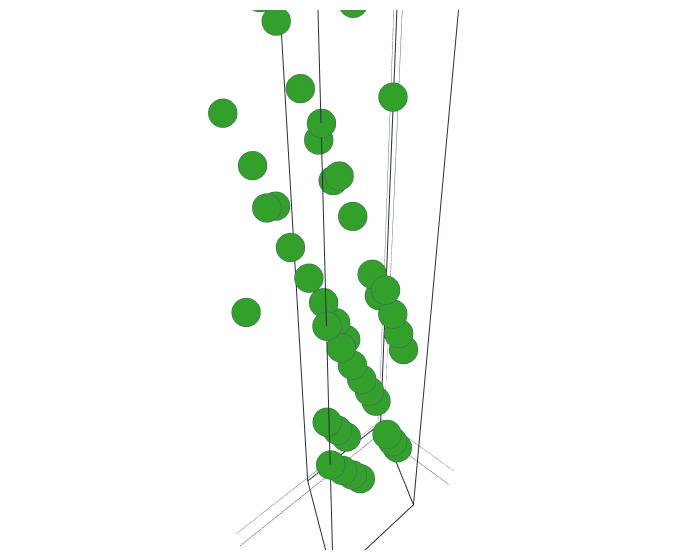

The notebook cell saved with this chart:
### Code cell
sf.show.all()

### Figure 1 — Plotly figure (JSON) as saved in the notebook; plotly's stock layout.template omitted (floating-point values rounded to 4 significant figures)
{"data": [{"line": {"color": "#263238", "width": 2}, "mode": "lines", "name": "lines", "showlegend": false, "type": "scatter3d", "x": [0.0, 5.105, 7.658, 2.553, 0.0], "y": [0.0, 0.0, 4.421, 4.421, 0.0], "z": [0.0, 0.0, 0.0, 0.0, 0.0]}, {"line": {"color": "#263238", "width": 2}, "mode": "lines", "name": "lines", "showlegend": false, "type": "scatter3d", "x": [0.0, 5.105, 7.658, 2.553, 0.0], "y": [0.0, 0.0, 4.421, 4.421, 0.0], "z": [25.01, 25.01, 25.01, 25.01, 25.01]}, {"line": {"color": "#263238", "width": 2}, "mode": "lines", "name": "lines", "showlegend": false, "type": "scatter3d", "x": [0.0, 5.105, 5.105, 0.0, 0.0], "y": [0.0, 0.0, 0.0, 0.0, 0.0], "z": [0.0, 0.0, 25.01, 25.01, 0.0]}, {"line": {"color": "#263238", "width": 2}, "mode": "lines", "name": "lines", "showlegend": false, "type": "scatter3d", "x": [2.553, 7.658, 7.658, 2.553, 2.553], "y": [4.421, 4.421, 4.421, 4.421, 4.421], "z": [0.0, 0.0, 25.01, 25.01, 0.0]}, {"line": {"color": "#263238", "width": 2}, "mode": "lines", "name": "lines", "showlegend": false, "type": "scatter3d", "x": [0.0, 2.553, 2.553, 0.0, 0.0], "y": [0.0, 4.421, 4.421, 0.0, 0.0], "z": [0.0, 0.0, 25.01, 25.01, 0.0]}, {"line": {"color": "#263238", "width": 2}, "mode": "lines", "name": "lines", "showlegend": false, "type": "scatter3d", "x": [5.105, 7.658, 7.658, 5.105, 5.105], "y": [0.0, 4.421, 4.421, 0.0, 0.0], "z": [0.0, 0.0, 25.01, 25.01, 0.0]}, {"marker": {"color": "#33a02c", "line": {"color": "#455A64", "width": 0.5}, "opacity": 1, "size": 10, "sizemode": "diameter", "sizeref": 750}, "mode": "markers", "opacity": 1, "type": "scatter3d", "x": [1.276, 3.829, 2.553, 7.658, 1.276, 3.829, 2.553, 5.105, 3.829, 6.382, 5.105, 2.553, 6.382, 3.829, 2.553, 7.658, 1.276, 3.829, 2.553, 5.105, 3.829, 6.382, 5.105, 2.553, 6.382, 8.934, 5.105, 7.658, 6.382, 3.829, 7.658, 5.105, 8.934, 6.382, 5.105, 7.658, 1.276, 8.934, 5.105, 7.658, 6.382, 3.829, 7.658, 5.105, 8.934, 6.382, 5.105, 7.658], "y": [2.211, 2.211, 0.0, 4.421, 0.7369, 0.7369, 2.948, 2.948, 3.684, 3.684, 1.474, 1.474, 2.211, 2.211, 0.0, 4.421, 0.7369, 0.7369, 2.948, 2.948, 3.684, 3.684, 1.474, 1.474, 2.211, 2.211, 4.421, 4.421, 0.7369, 0.7369, 2.948, 2.948, 3.684, 3.684, 1.474, 1.474, 2.211, 2.211, 4.421, 4.421, 0.7369, 0.7369, 2.948, 2.948, 3.684, 3.684, 1.474, 1.474], "z": [7.295, 1.042, 1.042, 1.042, 3.126, 3.126, 3.126, 3.126, 5.211, 5.211, 5.211, 5.211, 13.55, 7.295, 7.295, 7.295, 9.379, 9.379, 9.379, 9.379, 11.46, 11.46, 11.46, 11.46, 19.8, 13.55, 13.55, 13.55, 15.63, 15.63, 15.63, 15.63, 17.72, 17.72, 17.72, 17.72, 1.042, 19.8, 19.8, 19.8, 21.88, 21.88, 21.88, 21.88, 23.97, 23.97, 23.97, 23.97]}], "layout": {"margin": {"b": 10, "l": 10, "r": 10, "t": 10}, "scene": {"aspectmode": "data", "xaxis": {"showbackground": false, "showticklabels": false, "title": {"text": ""}, "zerolinecolor": "#455A64"}, "yaxis": {"showbackground": false, "showticklabels": false, "title": {"text": ""}, "zerolinecolor": "#455A64"}, "zaxis": {"showbackground": false, "showticklabels": false, "title": {"text": ""}, "zerolinecolor": "#455A64"}}, "showlegend": false, "width": 700}}
